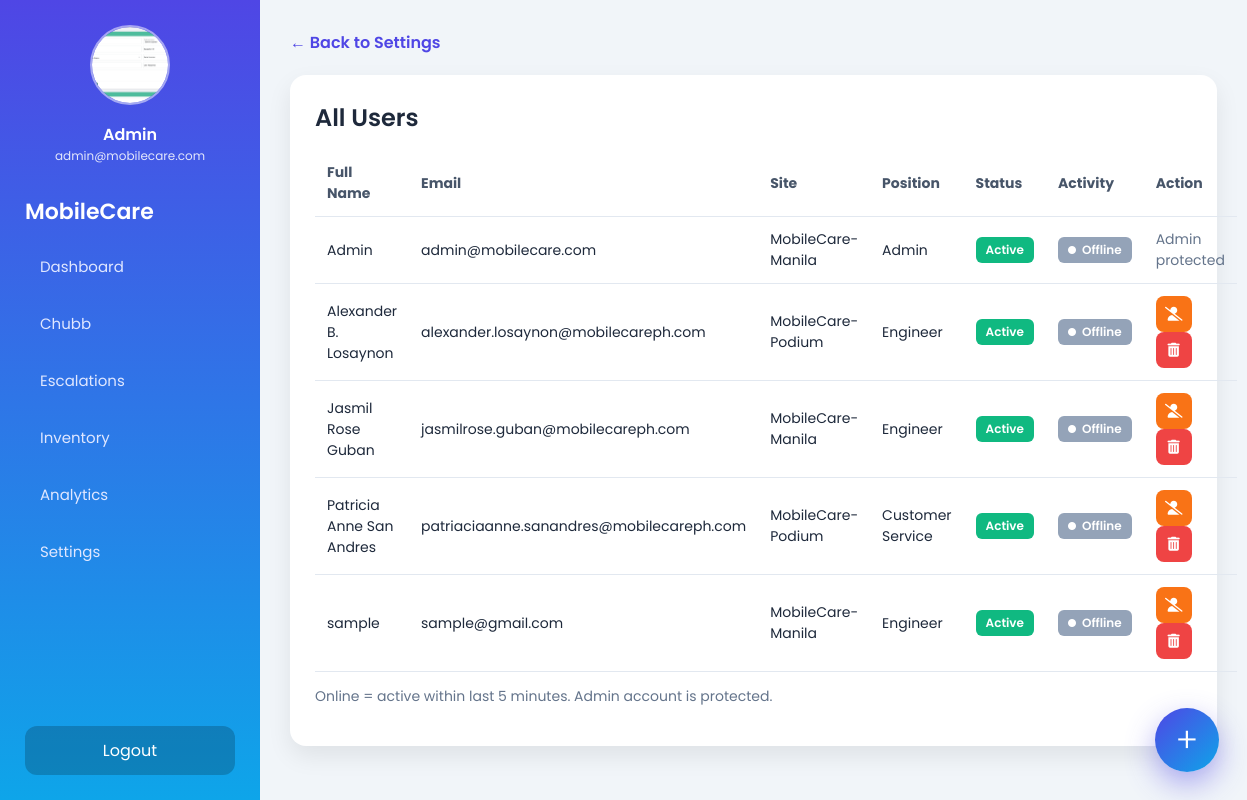
Page /settings/engineers.php (signed in) on the committed database.
### tables this page shows
CREATE TABLE `users` (
  `id` int(11) NOT NULL,
  `email` varchar(100) NOT NULL,
  `name` varchar(100) DEFAULT NULL,
  `password` varchar(255) NOT NULL,
  `role` enum('admin','manager','engineer','user') NOT NULL DEFAULT 'user',
  `account_type` varchar(100) NOT NULL,
  `is_engineer` tinyint(1) DEFAULT 0,
  `created_at` timestamp NOT NULL DEFAULT current_timestamp(),
  `last_activity` datetime DEFAULT NULL,
  `reset_token` varchar(255) DEFAULT NULL,
  `reset_expires` datetime DEFAULT NULL,
  `full_name` varchar(255) DEFAULT NULL,
  `personal_id` varchar(100) DEFAULT NULL,
  `profile_image` varchar(255) DEFAULT NULL,
  `position` varchar(100) NOT NULL,
  `active` tinyint(1) NOT NULL DEFAULT 1 COMMENT '1 = active, 0 = inactive'
);

### settings/engineers.php (the view, shortened to what this page needs)
<?php
$conn = new mysqli('localhost', 'root', '', 'Mobilecare_monitoring');
$uid = intval($_SESSION['user_id']);
$conn->query("UPDATE users SET last_activity = NOW() WHERE id = $uid");
$allUsers = $conn->query("
    SELECT
        id,
        full_name,
        email,
        account_type,
        position,
        active,
        last_activity,
        IF(last_activity >= (NOW() - INTERVAL 5 MINUTE), 1, 0) AS is_online
    FROM users
    ORDER BY email ASC
");
?>
<!DOCTYPE html>
<html lang="en">
<head>
<link rel="stylesheet" href="https://cdnjs.cloudflare.com/ajax/libs/font-awesome/6.4.0/css/all.min.css">
</head>
<body>
<?php require_once __DIR__ . '/../sidebar/sidebar.php'; ?>
<div class="main">
<a href="settings.php" class="back">← Back to Settings</a>
<div class="card">
<h2>All Users</h2>
<table>
<tr>
    <th>Full Name</th>
    <th>Email</th>
    <th>Site</th>
    <th>Position</th>
    <th>Status</th>
    <th>Activity</th>
    <th>Action</th>
</tr>
<?php while($u = $allUsers->fetch_assoc()): ?>
<tr>
    <td><?= htmlspecialchars($u['full_name'] ?: '-') ?></td>
    <td><?= htmlspecialchars($u['email']) ?></td>
    <td><?= htmlspecialchars($u['account_type']) ?></td>
    <td><?= htmlspecialchars($u['position'] ?: '-') ?></td>
    <td>
        <?php if($u['active']): ?>
            <span class="badge active-badge">Active</span>
        <?php else: ?>
            <span class="badge inactive-badge">Inactive</span>
        <?php endif; ?>
    </td>
    <td>
        <?php if($u['is_online']): ?>
            <span class="badge online-badge"><i class="fas fa-circle"></i> Online</span>
        <?php else: ?>
            <span class="badge offline-badge"><i class="fas fa-circle"></i> Offline</span>
        <?php endif; ?>
    </td>
    <td class="action-btns">
        <?php if($u['email'] !== 'admin@mobilecare.com'): ?>
            <?php if($u['active']): ?>
                <a class="deactivate" href="?deactivate=<?= $u['id'] ?>" onclick="return confirm('Deactivate this user?')">
                    <i class="fas fa-user-slash"></i>
                </a>
            <?php else: ?>
                <a class="activate" href="?activate=<?= $u['id'] ?>" onclick="return confirm('Activate this user?')">
                    <i class="fas fa-user-check"></i>
                </a>
            <?php endif; ?>
            <a class="delete" href="?delete=<?= $u['id'] ?>" onclick="return confirm('Delete this user permanently?')">
                <i class="fas fa-trash-alt"></i>
            </a>
        <?php else: ?>
            <span class="note">Admin protected</span>
        <?php endif; ?>
    </td>
</tr>
<?php endwhile; ?>
</table>
<p class="note">Online = active within last 5 minutes. Admin account is protected.</p>
</div>
</div>
</body>
</html>

### sidebar/sidebar.php (shortened to what this page needs)
<?php
$current = basename($_SERVER['PHP_SELF']);
$conn = new mysqli('localhost','root','','Mobilecare_monitoring');
$user_id = $_SESSION['user_id'] ?? 0;
$profile_image = $full_name = $email = $role = '';
if($user_id){
    $stmt = $conn->prepare("SELECT full_name, email, profile_image, role FROM users WHERE id=?");
    if($stmt){
        $stmt->bind_param("i",$user_id);
        $stmt->execute();
        $stmt->bind_result($full_name, $email, $profile_image, $role);
    }
}
$isAdmin = ($role === 'admin');
$display_name = $full_name ?: $email;
$profile_image_url = $profile_image
    ? "/Mobilecare_Monitoring/uploads/".htmlspecialchars($profile_image)
    : "/Mobilecare_Monitoring/uploads/default.png";
?>
<div class="sidebar">
    <div class="profile">
        <img src="<?= $profile_image_url ?>">
        <div class="name"><?= htmlspecialchars($display_name) ?></div>
        <div class="email"><?= htmlspecialchars($email) ?></div>
    </div>
    <div class="logo">MobileCare</div>
    <div class="nav">
        <a href="/Mobilecare_Monitoring/dashboard.php" class="<?= $current==='dashboard.php'?'active':'' ?>">Dashboard</a>
        <a href="/Mobilecare_Monitoring/Chubb/chubb.php" class="<?= $current==='chubb.php'?'active':'' ?>">Chubb</a>
        <a href="/Mobilecare_Monitoring/Escalations/escalations.php" class="<?= $current==='escalations.php'?'active':'' ?>">Escalations</a>
        <a href="/Mobilecare_Monitoring/Inventory/inventory.php" class="<?= $current==='inventory.php'?'active':'' ?>">Inventory</a>
        <?php if($isAdmin): ?>
            <a href="/Mobilecare_Monitoring/Reports/reports.php" class="<?= $current==='reports.php'?'active':'' ?>">Analytics</a>
        <?php else: ?>
            <a href="/Mobilecare_Monitoring/Endorsement_tally/endorsement_tally.php" class="<?= $current==='endorsement_tally.php'?'active':'' ?>">Endorsements</a>
        <?php endif; ?>
        <a href="/Mobilecare_Monitoring/settings/settings.php" class="<?= $current==='settings.php'?'active':'' ?>">Settings</a>
    </div>
    <a href="/Mobilecare_monitoring/Login/logout.php" class="logout">Logout</a>
</div>
<div class="floating-menu">
    <button class="menu-btn" id="menuBtn">+</button>
</div>

### settings/engineers.php (style rules this page uses)
* { box-sizing:border-box;font-family:Poppins,sans-serif; }
body { margin:0;background:#f1f5f9;color:#1e293b; }
.main { margin-left:260px;padding:30px; }
.card { background:#fff;padding:25px;border-radius:16px;box-shadow:0 10px 25px rgba(0,0,0,.08);margin-bottom:25px; }
h2 { margin:0 0 15px;font-weight:600; }
table { width:100%;border-collapse:collapse; }
th,td { padding:12px;border-bottom:1px solid #e2e8f0;font-size:14px;text-align:left; }
th { color:#475569; }
.action-btns a { display:inline-flex; align-items:center; justify-content:center; width:36px;height:36px; margin-right:6px; border-radius:8px; font-size:14px; text-decoration:none; }
.deactivate { background:#f97316;color:#fff; }
.delete { background:#ef4444;color:#fff; }
.back { display:inline-block;margin-bottom:20px;text-decoration:none;color:#4f46e5;font-weight:600; }
.badge { padding:4px 10px; border-radius:6px; font-size:12px; font-weight:600; color:#fff; display:inline-flex; align-items:center; gap:6px; }
.active-badge { background:#10b981; }
.offline-badge { background:#94a3b8; }
.badge i { font-size:8px; }
.note { font-size:14px;color:#64748b; }

### sidebar/sidebar.php (style rules this page uses)
.sidebar { position:fixed; top:0;left:0; width:260px;height:100vh; background:linear-gradient(180deg,#4f46e5,#0ea5e9); color:#fff; padding:25px; display:flex; flex-direction:column; z-index:100; }
.profile { text-align:center;margin-bottom:30px }
.profile img { width:80px;height:80px;border-radius:50%; border:2px solid rgba(255,255,255,.5); object-fit:cover;margin-bottom:10px }
.profile .name { font-weight:600;font-size:16px }
.profile .email { font-size:12px;opacity:.85;word-break:break-word }
.logo { font-size:22px;font-weight:600;margin-bottom:15px }
.nav a { display:block; padding:12px 15px; border-radius:12px; color:#e0e7ff; text-decoration:none; margin-bottom:10px; font-size:15px; }
.logout { margin-top:auto; padding:12px; border-radius:12px; background:rgba(0,0,0,.2); text-align:center; color:#fff; text-decoration:none; }
.floating-menu { position:fixed; right:28px; bottom:28px; z-index:1000; }
.menu-btn { width:64px; height:64px; border-radius:50%; border:none; cursor:pointer; background:linear-gradient(135deg,#4f46e5,#0ea5e9); color:#fff; font-size:34px; font-weight:300; display:flex; align-items:center; justify-content:center; box-shadow: 0 12px 30px rgba(79,70,229,.45), 0 0 0 0 rgba(79,70,229,.6); transition: transform .35s ease, box-shadow .35s ease; }

### rows in the picture
users: profile_image (picture), full_name "Admin", email "admin@mobilecare.com", account_type "MobileCare-Manila", position "Admin", active "Active", shows "Admin protected"
users: full_name "Alexander B. Losaynon", email "alexander.losaynon@mobilecareph.com", account_type "MobileCare-Podium", position "Engineer", active "Active"
users: full_name "Jasmil Rose Guban", email "jasmilrose.guban@mobilecareph.com", account_type "MobileCare-Manila", position "Engineer", active "Active"
users: full_name "Patricia Anne San Andres", email "patriaciaanne.sanandres@mobilecareph.com", account_type "MobileCare-Podium", position "Customer Service", active "Active"
users: full_name "sample", email "sample@gmail.com", account_type "MobileCare-Manila", position "Engineer", active "Active"
